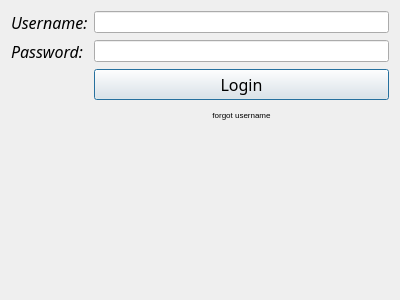
<?xml version="1.0" encoding="UTF-8"?>
<ui version="4.0">
 <class>passwordlineEdit</class>
 <widget class="QDialog" name="passwordlineEdit">
  <property name="geometry">
   <rect>
    <x>0</x>
    <y>0</y>
    <width>400</width>
    <height>300</height>
   </rect>
  </property>
  <property name="font">
   <font>
    <pointsize>6</pointsize>
   </font>
  </property>
  <property name="windowTitle">
   <string>Dialog</string>
  </property>
  <layout class="QFormLayout" name="formLayout">
   <item row="0" column="0">
    <widget class="QLabel" name="label">
     <property name="font">
      <font>
       <family>Lucida Calligraphy</family>
       <pointsize>12</pointsize>
       <italic>true</italic>
      </font>
     </property>
     <property name="frameShape">
      <enum>QFrame::Shape::NoFrame</enum>
     </property>
     <property name="text">
      <string>Username:</string>
     </property>
     <property name="textFormat">
      <enum>Qt::TextFormat::AutoText</enum>
     </property>
     <property name="scaledContents">
      <bool>false</bool>
     </property>
    </widget>
   </item>
   <item row="0" column="1">
    <widget class="QLineEdit" name="usernamelineEdit"/>
   </item>
   <item row="1" column="0">
    <widget class="QLabel" name="label_2">
     <property name="font">
      <font>
       <family>Lucida Calligraphy</family>
       <pointsize>12</pointsize>
       <italic>true</italic>
      </font>
     </property>
     <property name="text">
      <string>Password:</string>
     </property>
    </widget>
   </item>
   <item row="1" column="1">
    <widget class="QLineEdit" name="passwordlineEdit_2">
     <property name="echoMode">
      <enum>QLineEdit::EchoMode::Password</enum>
     </property>
    </widget>
   </item>
   <item row="2" column="1">
    <widget class="QPushButton" name="loginButton">
     <property name="font">
      <font>
       <family>Lucida Bright</family>
       <pointsize>12</pointsize>
      </font>
     </property>
     <property name="text">
      <string>Login</string>
     </property>
    </widget>
   </item>
   <item row="3" column="1">
    <widget class="QPushButton" name="forgotusernameButton">
     <property name="text">
      <string>forgot username</string>
     </property>
     <property name="flat">
      <bool>true</bool>
     </property>
    </widget>
   </item>
  </layout>
 </widget>
 <tabstops>
  <tabstop>forgotusernameButton</tabstop>
  <tabstop>usernamelineEdit</tabstop>
  <tabstop>passwordlineEdit_2</tabstop>
  <tabstop>loginButton</tabstop>
 </tabstops>
 <resources/>
 <connections/>
</ui>
